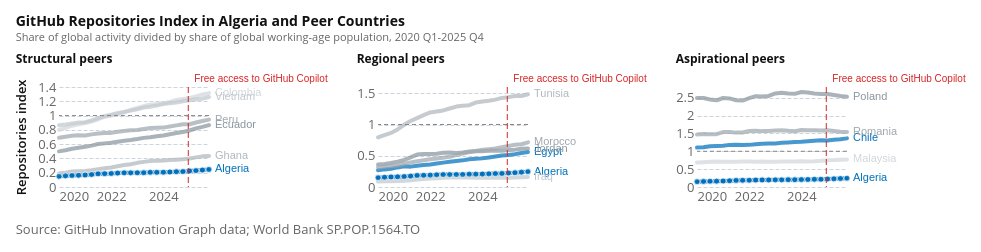

This figure's notebook cell:
### Markdown cell above
## Repositories, Organizations, and Git Pushes

The same population-normalized comparison is repeated for public repositories, organizations, and git pushes. These series capture different parts of the software-development ecosystem: project stock, institutional presence, and contribution activity.

### Code cell
repositories_chart = make_three_peer_trends(
    repositories,
    raw_col="repositories",
    metric_label="Repositories",
    index_measure=INDEX_MEASURE,
)

attaviz.add_caption(repositories_chart, "Source: GitHub Innovation Graph data; World Bank SP.POP.1564.TO")
